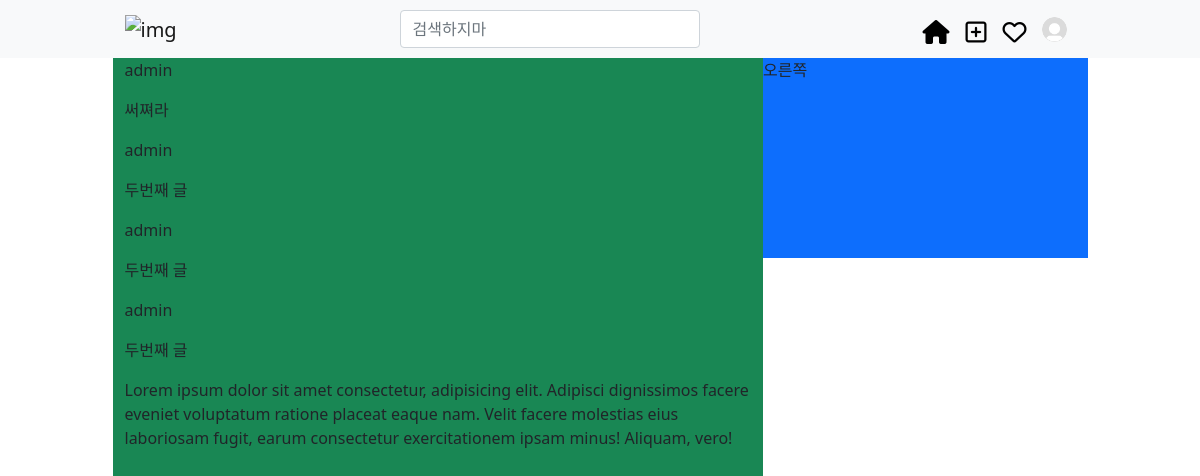
Page / (signed in) on the earlier database version.
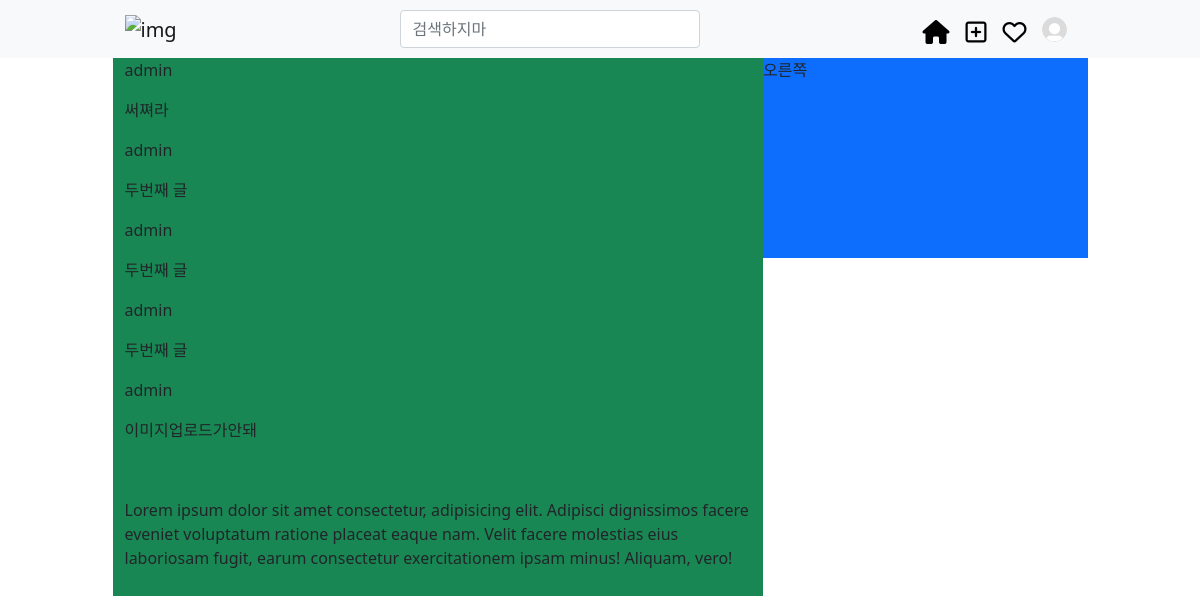
Same page on the later database version.
### articles/models.py (models this page shows)
class Article(models.Model):
    user = models.ForeignKey(settings.AUTH_USER_MODEL, on_delete=models.CASCADE)
    like_users = models.ManyToManyField(settings.AUTH_USER_MODEL, related_name='like_articles', blank=True)
    content = models.TextField()
    created_at = models.DateTimeField(auto_now_add=True)
    updated_at = models.DateTimeField(auto_now=True)
    book_users = models.ManyToManyField(settings.AUTH_USER_MODEL, through='Bookmark', related_name='book_articles', blank=True)

### accounts/models.py (models this page shows)
class User(AbstractUser):
    followings = models.ManyToManyField('self', symmetrical=False, related_name='followers')
    profile_picture = ProcessedImageField(
        blank=True,
        upload_to='profile/',
        processors=[Thumbnail(200, 200)],
        format='JPEG',
        options={'quality': 60},
    )

### articles/views.py (the view)
# urls.py: path('', views.index, name='index'),
def index(request):
    if request.user.is_authenticated:
        articles = Article.objects.all()
        context = {
            'articles': articles,
        }
        return render(request, 'articles/index.html', context)
    else:
        return redirect('accounts:login')

### articles/templates/articles/index.html
{% extends 'base.html' %}
{% block content %}
<div class="container d-flex flex-row justify-content-center justify-content-lg-start" style="max-width:975px;">
  <div class="row">
    <div class="bg-success" style="height:1000px; width:650px;">
      {% for article in articles %}
        <p>{{ article.user }}</p>
        <p>{{ article.content }}</p>
        {% for picture in article.picture_set.all %}
          <p><img src="{{ picture.upload_picture.url }}" alt=""></p>
        {% endfor %}
      {% endfor %}
      <p>Lorem ipsum dolor sit amet consectetur, adipisicing elit. Adipisci dignissimos facere eveniet voluptatum ratione placeat eaque nam. Velit facere molestias eius laboriosam fugit, earum consectetur exercitationem ipsam minus! Aliquam, vero!</p>
    </div>
  </div>
  <div class="d-none d-lg-block position-fixed bg-primary" style="height:200px; width:325px; left:50%; transform: translate(163px, 0);">
    <p>오른쪽</p>
  </div>
</div>
{% endblock content %}

### templates/base.html (shortened to what this page needs)
<!DOCTYPE html>
{% load static %}
<html lang="en">
<head>
  <link href="https://cdn.jsdelivr.net/npm/bootstrap@5.1.3/dist/css/bootstrap.min.css" rel="stylesheet">
</head>
<body>
  <nav class="navbar navbar-expand-lg navbar-light bg-light sticky-top">
    <div class="container" style="justify-content: space-between; flex-wrap:nowrap; min-width:650px; max-width:975px;">
      <a class="navbar-brand" href="{% url 'articles:index' %}"><img style="width: 100px" src="https://www.instagram.com/static/images/web/mobile_nav_type_logo.png/735145cfe0a4.png" alt="img"></a>
      <input class="form-control me-2" style="width:300px" type="search" placeholder="검색하지마" aria-label="Search">
      <div class="d-flex align-center">
        <a href="{% url 'articles:index' %}" class="fa-solid fa-house fa-xl text-black text-decoration-none mx-2 mt-3"></a>
        <a href="{% url 'articles:create' %}" class="fa-regular fa-square-plus fa-xl text-black text-decoration-none mx-2 mt-3"></a>
        <a href="" class="fa-regular fa-heart text-black fa-xl text-decoration-none mx-2 mt-3"></a>
        {% if request.user.is_authenticated %}
          <div class="dropdown">
            <img src="{% static 'accounts/default_profile.jpg' %}" alt="profile" style="width: 25px;" class="rounded-circle dropdown-toggle mx-2" type="button" id="dropdownMenuButton1" data-bs-toggle="dropdown" aria-expanded="false">
          </div>
        {% else %}
          <a href="{% url 'accounts:login' %}" class="mx-2"><img src="{% static 'accounts/default_profile.jpg' %}" alt="profile" style="width: 25px;" class="rounded-circle"></a>
        {% endif %}
      </div>
    </div>
  </nav>
  {% block content %}{% endblock content %}
</body>
</html>

Differences in the rows shown:
added Article: user "admin", content "이미지업로드가안돼"
